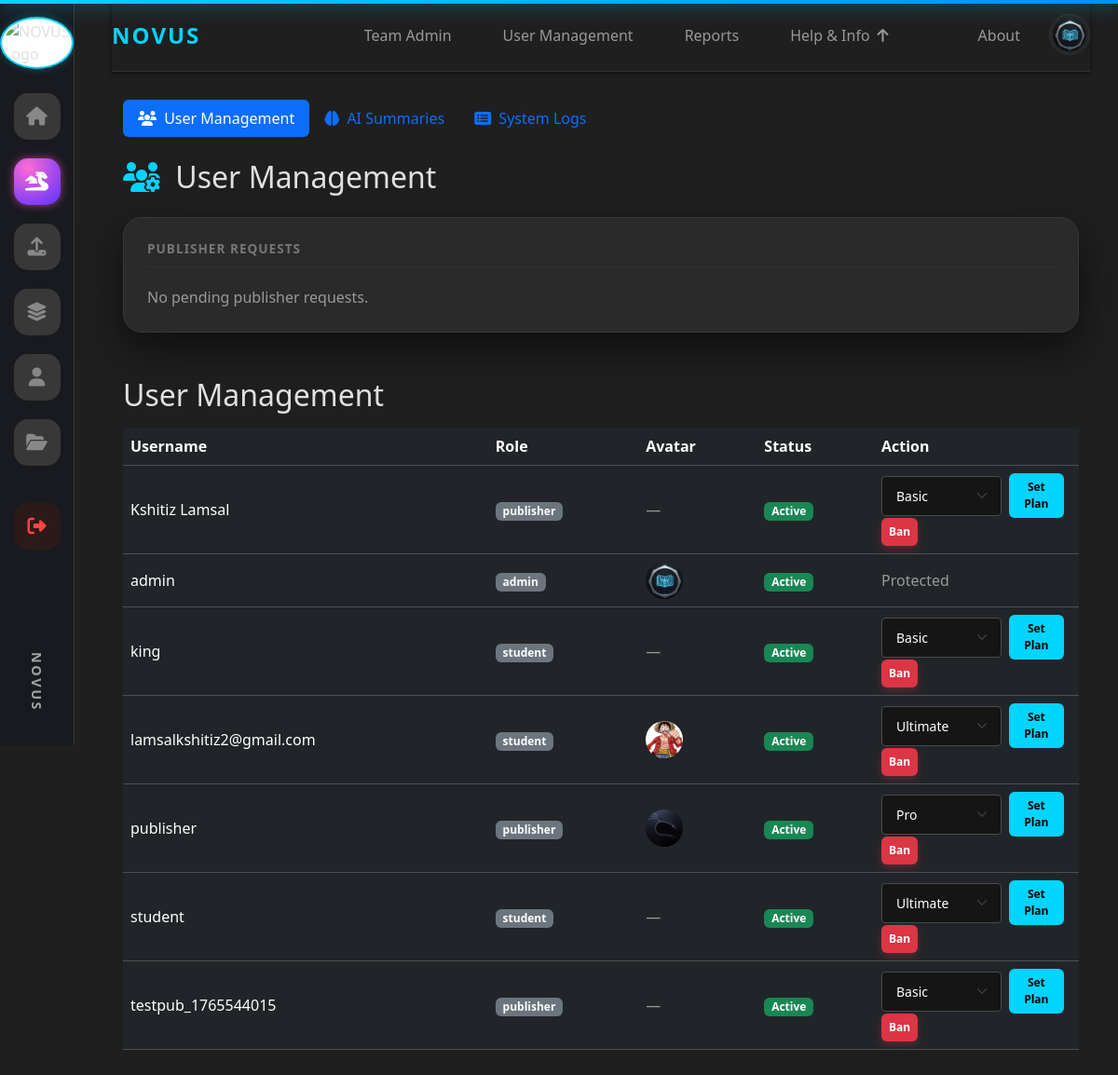
/admin/users (signed in), run on an earlier commit of the app's database.
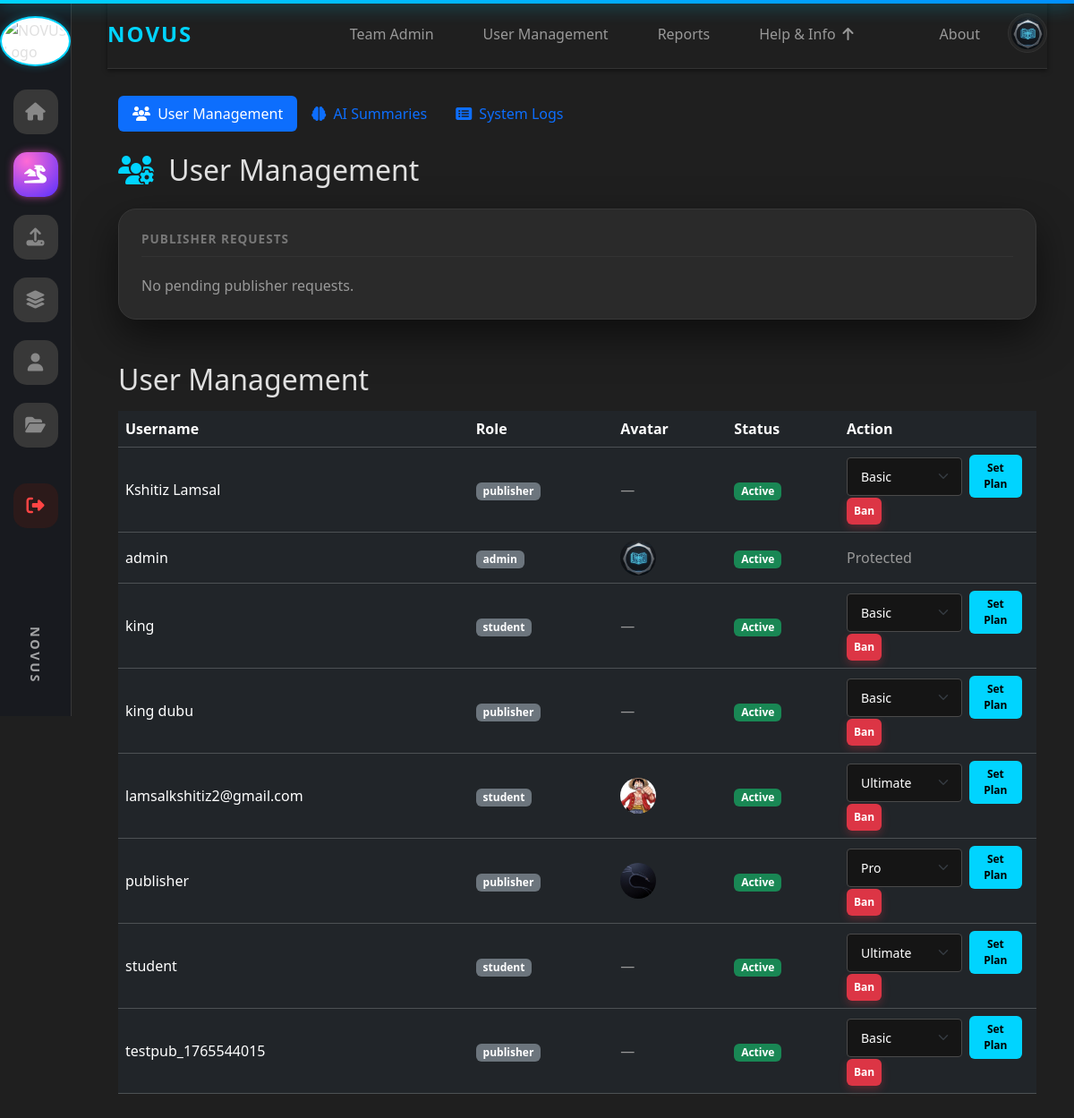
And on a later commit of the database.
### tables this page shows
CREATE TABLE users (
                    id INTEGER PRIMARY KEY,
                    username TEXT UNIQUE,
                    password TEXT,
                    role TEXT
                , status TEXT DEFAULT 'active', pending_publisher INTEGER DEFAULT 0, is_banned INTEGER DEFAULT 0, email TEXT, avatar_url TEXT, plan TEXT, plan_expires_at TEXT);

### app.py (the view)
@app.route("/admin/users", methods=["GET", "POST"], endpoint="user_management")
@admin_required
def admin_users():
    conn = get_conn()
    c = conn.cursor()
    c.execute("SELECT id, username, role, COALESCE(is_banned,0) as is_banned, COALESCE(status,'active') as status, COALESCE(avatar_url, NULL) as avatar_url, COALESCE(plan,'basic') as plan FROM users ORDER BY username")
    users = c.fetchall()
    c.execute("""
        SELECT rr.id, u.username, rr.requested_role, rr.created_at
        FROM role_requests rr
        JOIN users u ON rr.user_id = u.id
        WHERE rr.status = 'pending'
        ORDER BY rr.created_at ASC
    """)
    pending = c.fetchall()
    conn.close()
    return render_template("user_management.html", users=users, pending=pending)

### app.py (called while the page is built)
def get_conn():
    return sqlite3.connect(DB_PATH)

@app.before_request
def check_banned():
    uid = session.get("user_id")
    if not uid:
        return
    conn = get_conn()
    c = conn.cursor()
    c.execute("SELECT COALESCE(is_banned,0), COALESCE(status,'active') FROM users WHERE id=?", (uid,))
    row = c.fetchone()
    conn.close()
    if row:
        is_banned, status = row
        if int(is_banned) == 1 or status == "banned":
            session.clear()
            flash("Your account has been banned.", "danger")
            return redirect(url_for("login"))

@app.context_processor
def inject_user_avatar():
    return {
        'user_avatar': session.get('avatar_url'),
        'user_id': session.get('user_id')
    }

def admin_required(f):
    @wraps(f)
    def wrapper(*args, **kwargs):
        if session.get("role") != "admin":
            flash("Admin access required.", "danger")
            return redirect(url_for("home"))
        return f(*args, **kwargs)
    return wrapper

### templates/user_management.html (shortened to what the changed rows need)
{% extends "base.html" %}
{% block content %}
<div class="container mt-4">
  <h2 class="mb-4" style="color: var(--text-primary)">
    <i class="fas fa-users-cog me-2" style="color: var(--neon-blue)"></i>
    User Management
  </h2>
</div>
<div class="container py-4">
  <h2 class="mb-3">User Management</h2>
  <div class="table-responsive">
    <table class="table table-dark table-hover align-middle">
      <thead>
        <tr>
          <th>Username</th>
          <th>Role</th>
           <th>Avatar</th>
          <th>Status</th>
          <th style="width: 220px;">Action</th>
        </tr>
      </thead>
      <tbody>
        {% for u in users %}
        <tr>
          <td>{{ u[1] }}</td>
          <td>
            <span class="badge bg-secondary">{{ u[2] }}</span>
          </td>
           <td>
             {% if u[5] %}
               <img src="{{ u[5] }}" alt="{{ u[1] }}" style="width: 40px; height: 40px; border-radius: 50%; object-fit: cover;">
             {% else %}
               <span class="text-muted">—</span>
             {% endif %}
           </td>
          <td>
            {% if u[3] == 1 %}
              <span class="badge bg-danger">Banned</span>
            {% else %}
              <span class="badge bg-success">Active</span>
            {% endif %}
          </td>
          <td>
            {% if u[2] == 'admin' %}
              <span class="text-muted">Protected</span>
            {% else %}
              <form method="post" action="/admin/users/{{ u[0] }}/plan" style="display:inline-flex; gap:8px; align-items:center; margin-right:8px;">
                <select name="plan" class="form-select form-select-sm" style="width:140px;">
                  <option value="basic" {% if u[6] == 'basic' %}selected{% endif %}>Basic</option>
                  <option value="pro" {% if u[6] == 'pro' %}selected{% endif %}>Pro</option>
                  <option value="ultimate" {% if u[6] == 'ultimate' %}selected{% endif %}>Ultimate</option>
                </select>
                <button class="btn btn-sm btn-neon" type="submit">Set Plan</button>
              </form>
              {% if u[3] == 1 %}
                <form method="post" action="{{ url_for('user_unban', user_id=u[0]) }}" class="d-inline">
                  <button class="btn btn-sm btn-success">Unban</button>
                </form>
              {% else %}
                <form method="post" action="{{ url_for('user_ban', user_id=u[0]) }}" class="d-inline">
                  <button class="btn btn-sm btn-danger">Ban</button>
                </form>
              {% endif %}
            {% endif %}
          </td>
        </tr>
        {% endfor %}
      </tbody>
    </table>
  </div>
</div>
{% endblock %}

What changed in the data, as far as the page shows it:
added users: username "king dubu", role "publisher", plan "Basic"
